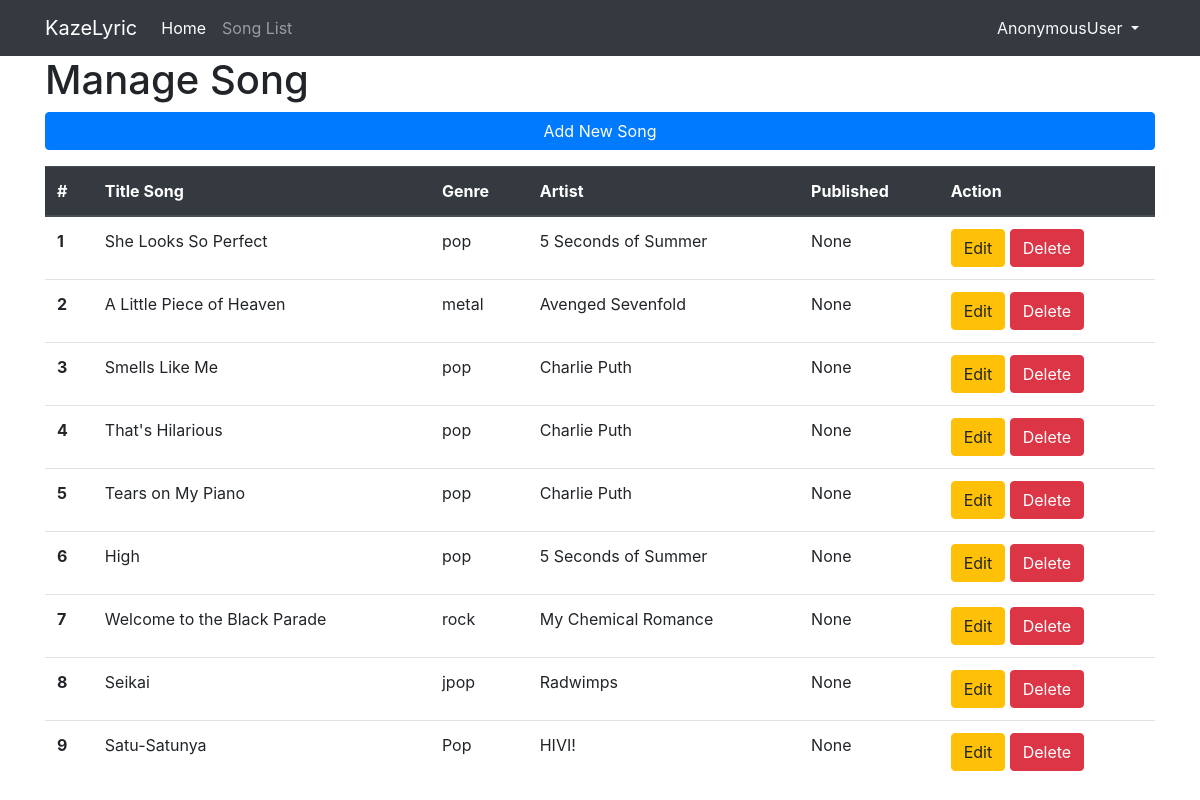
Screenshot of /list/manage/ with the database file from the repository.
### lyric/models.py (models this page shows, shortened)
class Lyric(models.Model):
    title = models.CharField(max_length=255)
    lyrics = models.TextField()
    genre = models.CharField(max_length=255)
    artist = models.CharField(max_length=255)
    created = models.DateTimeField(auto_now_add=True)
    updated = models.DateTimeField(auto_now=True)
    is_published = models.BooleanField(null=True)
    published = models.DateTimeField(null=True)
    slug = models.SlugField(blank=True, editable=False)

### lyric/views.py (the view)
# urls.py: path('manage/', LyricManageView.as_view(), name='manage'),
class LyricManageView(ListView):
    model = Lyric
    template_name = 'lyric/lyric_manage.html'
    context_object_name = 'lyric_list'

### lyric/templates/lyric/lyric_manage.html (shortened to what this page needs)
{% extends "base.html" %}
{% block contents %}
    <h1>Manage Song</h1>
    <a class='btn btn-primary btn-block mb-3' href='{% url "lyric:create" %}'>Add New Song</a>
    <table class="table">
        <thead class="thead-dark">
          <tr>
            <th scope="col">#</th>
            <th scope="col">Title Song</th>
            <th scope="col">Genre</th>
            <th scope="col">Artist</th>
            <th scope="col">Published</th>
            <th scope="col">Action</th>
          </tr>
        </thead>
        <tbody>
            {% for song in lyric_list %}
                <tr>
                    <th scope="row">{{forloop.counter}}</th>
                    <td>{{song.title}}</td>
                    <td>{{song.genre}}</td>
                    <td>{{song.artist}}</td>
                    <td>{{song.published}}</td>
                    <td>
                        <a class='btn btn-warning' href='{% url "lyric:update" song.id %}'>Edit</a>
                        <a class='btn btn-danger' href='{% url "lyric:delete" song.id %}'>Delete</a>
                    </td>
                </tr>
            {% endfor %}
        </tbody>
    </table>
{% endblock contents %}

### templates/base.html (shortened to what this page needs)
<!DOCTYPE html>
<html lang="en">
<head>
    {% include "snippets/styles.html" %}
</head>
<body>
    {% include "snippets/navbar.html" %}
    <div class="container">
        {% block contents %}{% endblock contents %}
    </div>
</body>
</html>

### templates/snippets/styles.html (shortened to what this page needs)
{% load static %}
<link rel="stylesheet" href="https://cdn.jsdelivr.net/npm/bootstrap@4.3.1/dist/css/bootstrap.min.css">

### templates/snippets/navbar.html (shortened to what this page needs)
<nav class="navbar navbar-expand-lg navbar-dark bg-dark">
    <div class="container">
        <a class="navbar-brand" href="/">KazeLyric</a>
        <div class="collapse navbar-collapse" id="navbarSupportedContent">
            <ul class="navbar-nav mr-auto">
                <li class="nav-item active">
                    <a class="nav-link" href="/">Home</a>
                </li>
                <li class="nav-item">
                    <a class="nav-link" href="{% url "lyric:list" 1 %}">Song List</a>
                </li>
            </ul>
            <div class="nav-item dropdown">
                <a class="nav-link dropdown-toggle text-light" href="#" id="navbarDropdown" role="button" data-toggle="dropdown" aria-haspopup="true" aria-expanded="false">
                {{user}}
                </a>
            </div>
        </div>
    </div>
</nav>

### templates/snippets/scripts.html (shortened to what this page needs)
{% load static %}

### rows the page displays
Lyric: title "She Looks So Perfect", genre "pop", artist "5 Seconds of Summer", published "None"
Lyric: title "A Little Piece of Heaven", genre "metal", artist "Avenged Sevenfold", published "None"
Lyric: title "Smells Like Me", genre "pop", artist "Charlie Puth", published "None"
Lyric: title "That's Hilarious", genre "pop", artist "Charlie Puth", published "None"
Lyric: title "Tears on My Piano", genre "pop", artist "Charlie Puth", published "None"
Lyric: title "High", genre "pop", artist "5 Seconds of Summer", published "None"
Lyric: title "Welcome to the Black Parade", genre "rock", artist "My Chemical Romance", published "None"
Lyric: title "Seikai", genre "jpop", artist "Radwimps", published "None"
Lyric: title "Satu-Satunya", genre "Pop", artist "HIVI!", published "None"

### other values shown
{{ user }} "AnonymousUser"
